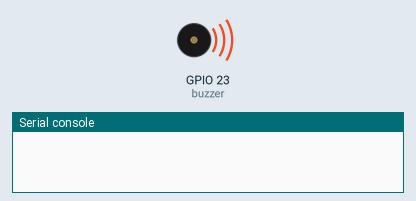
Recording of a program running on a simulated ESP32 board running MicroPython. Shown: buzzer (waves = sounding), the last lines printed to the serial console. At 7.6 s the program stops and its outputs stay as they are.

Above: at 0.1 s.
At 7.7 s:
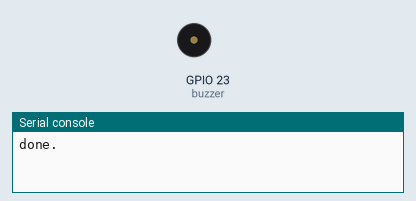
Timing chart, 0 to 9.1 s (numbered marks = the images above):
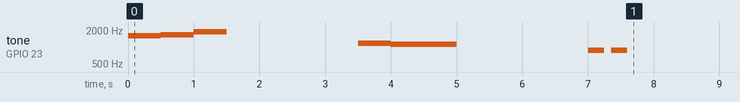

The program:

buzzer_test.py
```python
from machine import Pin, PWM
import time


class Buzzer:
    def __init__(self, buzzer_pin):
        self.buzzer_pin = buzzer_pin

    def play_tone(self, frequency=1000, duration_ms=500):
        self.buzzer_pin.freq(frequency)     # Set frequency in Hz
        self.buzzer_pin.duty(512)           # 50% duty cycle (range is 0–1023)
        time.sleep_ms(duration_ms)
        self.buzzer_pin.duty(0)             # Turn off

    def chime_welcome(self):
        # G, G#, A#
        self.play_tone(1568)
        self.play_tone(1661)
        self.play_tone(1865)

    def chime_error(self):
        # D, Db
        self.play_tone(1174)
        self.play_tone(1109, 1000)

    def chime_ok(self):
        # A, A
        self.play_tone(880, 250)
        time.sleep_ms(100)
        self.play_tone(880, 250)


buzzer = Buzzer(PWM(Pin(23)))
buzzer.chime_welcome()
time.sleep_ms(2000)
buzzer.chime_error()
time.sleep_ms(2000)
buzzer.chime_ok()
print("done.")
```

Measured:
- by itself, tone on GPIO 23 (buzzer): plays 1568 Hz for 0.50 s, 1661 Hz for 0.50 s, 1865 Hz for 0.50 s, 1174 Hz for 0.50 s, 1109 Hz for 1.0 s, 880 Hz for 0.25 s … (7 notes in this stretch)
